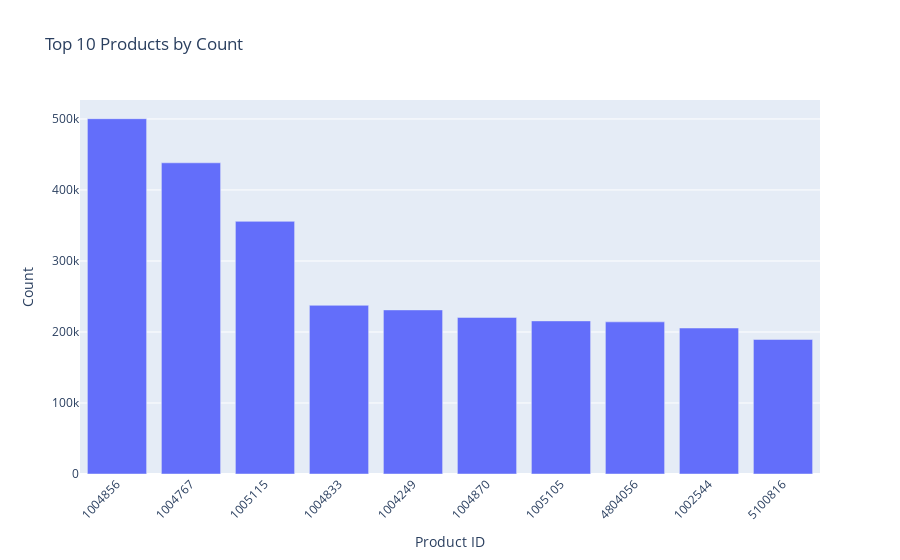

Source (notebook cell):
### Code cell
# Top 10 products by count
top_10_products = df.groupBy("product_id") \
    .count() \
    .orderBy("count", ascending=False) \
    .limit(10)

# Convert to pandas DataFrame for plotting
pd_top_10_products = top_10_products.toPandas()

# Convert product_id to string
pd_top_10_products['product_id'] = pd_top_10_products['product_id'].astype(str)

# Create the plot using plotly express
fig = px.bar(pd_top_10_products, 
             x='product_id', 
             y='count',
             title='Top 10 Products by Count',
             labels={'product_id': 'Product ID', 'count': 'Count'},
             color_continuous_scale='viridis')

fig.update_layout(xaxis_tickangle=-45)
fig.show()

### Figure 1 — Plotly figure (JSON) as saved in the notebook; plotly's stock layout.template omitted (floating-point values rounded to 4 significant figures)
{"data": [{"alignmentgroup": "True", "hovertemplate": "Product ID=%{x}<br>Count=%{y}<extra></extra>", "legendgroup": "", "marker": {"color": "#636efa", "pattern": {"shape": ""}}, "name": "", "offsetgroup": "", "orientation": "v", "showlegend": false, "textposition": "auto", "type": "bar", "x": ["1004856", "1004767", "1005115", "1004833", "1004249", "1004870", "1005105", "4804056", "1002544", "5100816"], "xaxis": "x", "y": [500354, 438232, 355786, 237545, 231070, 220501, 215598, 214234, 205597, 189460], "yaxis": "y"}], "layout": {"autosize": true, "barmode": "relative", "legend": {"tracegroupgap": 0}, "title": {"text": "Top 10 Products by Count"}, "xaxis": {"anchor": "y", "autorange": true, "domain": [0, 1], "range": [-0.5, 9.5], "tickangle": -45, "title": {"text": "Product ID"}, "type": "category"}, "yaxis": {"anchor": "x", "autorange": true, "domain": [0, 1], "range": [0, 526700.0], "title": {"text": "Count"}, "type": "linear"}}}
